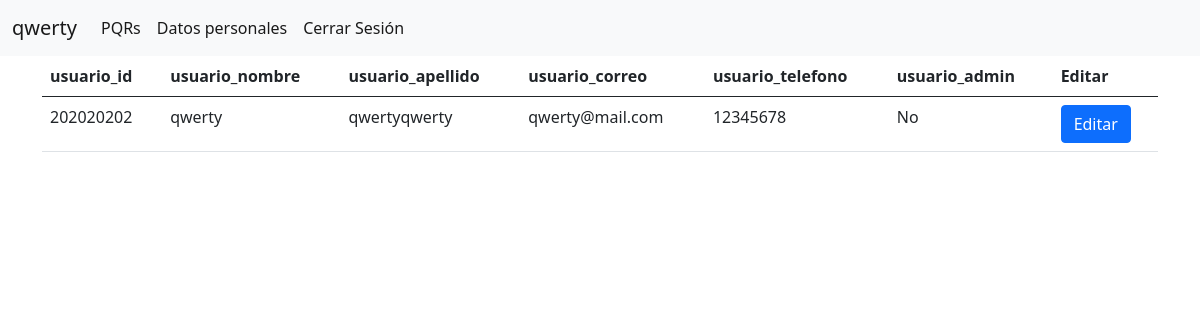
Screenshot of /App/usuarios/manager.php (signed in) with the database file from the repository.
### tables this page shows
CREATE TABLE `usuarios` (
  `usuario_id` int(10) NOT NULL,
  `usuario_nombre` varchar(30) NOT NULL,
  `usuario_apellido` varchar(30) NOT NULL,
  `usuario_correo` varchar(100) NOT NULL,
  `usuario_pass` varchar(100) NOT NULL,
  `usuario_telefono` varchar(10) NOT NULL,
  `usuario_admin` varchar(2) NOT NULL,
  PRIMARY KEY (`usuario_id`)
);

### Modelos/Usuarios.php (called while the page is built, shortened)
<?php
require_once($_SERVER['DOCUMENT_ROOT']."/RegistroPQR/Controladores/usuarios.php");
class Usuario {
    function __construct($usuario_id,$usuario_nombre,$usuario_apellido,$usuario_correo,$usuario_pass,$usuario_telefono,$usuario_admin){
        $this->usuario_id = $usuario_id;
    }
    function buscar(){
        return buscar_usuario($this->usuario_id);
    }
}
?>

### Controladores/usuarios.php (called while the page is built, shortened)
<?php
require_once($_SERVER['DOCUMENT_ROOT']."/RegistroPQR/Modelos/Usuarios.php");
function buscar_usuario($usuario_id){
    global $conexion;
    $sql = "SELECT * FROM usuarios WHERE usuario_id = ?;";
    $query = $conexion -> prepare($sql);
    $query->bind_param("i",$usuario_id);
    try {
        $query->execute();
        $resultado = $query->get_result();
        while($row = $resultado->fetch_array()){
            $rows[] = $row;
        }
    }
    catch(Exception $e){
        $resultado = "Error: " . $e;
    }finally{
        return $rows;
    }
}

### App/usuarios/manager.php (the view, shortened to what this page needs)
<?php
require_once($_SERVER['DOCUMENT_ROOT']."/RegistroPQR/Modelos/Usuarios.php");
if(isset($_SESSION['user']) && isset($_SESSION['id'])){
    $usuario_id = $_SESSION['id'];
    $usuario = new Usuario($usuario_id, null, null, null, null, null, null);
    if($_SESSION['admin'] == "No"){
        $rows = $usuario->buscar();
    }else{
        $rows = $usuario->buscar_todos_usuarios();
        $boton = '  <a href="/RegistroPQR/App/Usuarios/nuevo_usuario.php">
                        <button class="btn btn-primary">+ Nuevo Usuario</button>
                    </a>';
        $th_eliminar = "<th>Eliminar</th>";
    }
}
else{
    header("Location: /RegistroPQR/");
}
?>
<!DOCTYPE html>
<html lang="en">
<head>
    <link href="https://cdn.jsdelivr.net/npm/bootstrap@5.0.2/dist/css/bootstrap.min.css" rel="stylesheet">
</head>
<body>
    <?php require_once($_SERVER["DOCUMENT_ROOT"]."/RegistroPQR/App/navbar.php") ?>
    <div class="container">
        <table class="table">
            <thead>
                <tr>
                    <th>usuario_id</th>
                    <th>usuario_nombre</th>
                    <th>usuario_apellido</th>
                    <th>usuario_correo</th>
                    <th>usuario_telefono</th>
                    <th>usuario_admin</th>
                    <th>Editar</th>
                </tr>
            </thead>
            <tbody>
            <?php
                foreach ($rows as $fila) {
                    $usuario_id = $fila['usuario_id'];
                    $usuario_nombre = $fila['usuario_nombre'];
                    $usuario_apellido = $fila['usuario_apellido'];
                    $usuario_correo = $fila['usuario_correo'];
                    $usuario_telefono = $fila['usuario_telefono'];
                    $usuario_admin = $fila['usuario_admin'];
                    echo "<tr>";
                    echo "<td>". $usuario_id . "</td>";
                    echo "<td>". $usuario_nombre . "</td>";
                    echo "<td>". $usuario_apellido . "</td>";
                    echo "<td>". $usuario_correo . "</td>";
                    echo "<td>". $usuario_telefono . "</td>";
                    echo "<td>". $usuario_admin . "</td>";
                    echo "<td>
                    <form action='/RegistroPQR/App/usuarios/editar_usuario.php' method='post'>
                    <input type='hidden' name='usuario_id' id='usuario_id' value='".$usuario_id."'>
                    <input type='submit' class='btn btn-primary' value='Editar'>
                    </form>
                    </td>";
                    echo "</tr>";
                } ?>
        </tbody>
        </table>
    </div>
</body>
</html>

### rows the page displays
usuarios: usuario_id "202020202", usuario_nombre "qwerty", usuario_apellido "qwertyqwerty", usuario_correo "qwerty@mail.com", usuario_telefono "12345678", usuario_admin "No"

### other values shown
$_SESSION['user'] "qwerty"
